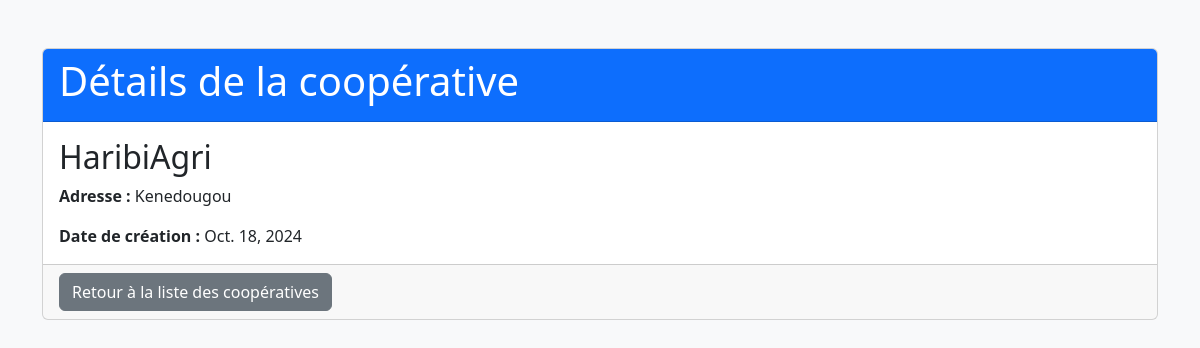
Page /liste_cooperative/details_coop/2 on the committed database.
### members/models.py (models this page shows, shortened)
class Cooperative(models.Model):
    nom = models.CharField(max_length=255)
    adresse = models.TextField()
    date_creation = models.DateField(auto_now_add=True)

### members/views.py (the view)
# urls.py: path('liste_cooperative/details_coop/<int:id>', views.details_coop, name='details_coop'),
def details_coop(request, id):
    coop_details = get_object_or_404(Cooperative, id=id)
    context = {
        'coop_details': coop_details,
    }
    return render(request, 'details_coop.html', context)

### members/templates/details_coop.html (shortened to what this page needs)
<!DOCTYPE html>
<html lang="fr">
<head>
    <link href="https://cdn.jsdelivr.net/npm/bootstrap@5.3.3/dist/css/bootstrap.min.css" rel="stylesheet">
</head>
    <body class="bg-light">
        <div class="container mt-5">
            <div class="card">
                <div class="card-header bg-primary text-white">
                    <h1>Détails de la coopérative</h1>
                </div>
                <div class="card-body">
                    <h2 class="card-title">{{ coop_details.nom }}</h2>
                    <p class="card-text"><strong>Adresse :</strong> {{ coop_details.adresse }}</p>
                    <p class="card-text"><strong>Date de création :</strong> {{ coop_details.date_creation }}</p>
                </div>
                <div class="card-footer">
                    <a href="{% url 'liste_cooperative' %}" class="btn btn-secondary">Retour à la liste des coopératives</a>
                </div>
            </div>
        </div>
</body>
</html>

### rows in the picture
Cooperative: nom "HaribiAgri", adresse "Kenedougou", date_creation "Oct. 18, 2024"
